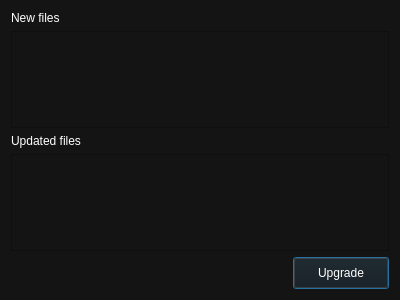
<?xml version="1.0" encoding="UTF-8"?>
<ui version="4.0">
 <class>SyncSummary</class>
 <widget class="QDialog" name="SyncSummary">
  <property name="geometry">
   <rect>
    <x>0</x>
    <y>0</y>
    <width>400</width>
    <height>300</height>
   </rect>
  </property>
  <property name="windowTitle">
   <string>Dialog</string>
  </property>
  <property name="styleSheet">
   <string notr="true">background: rgb(20,20,20);
color: white;</string>
  </property>
  <layout class="QGridLayout" name="gridLayout">
   <item row="0" column="0">
    <widget class="QLabel" name="new_files_text">
     <property name="text">
      <string>New files</string>
     </property>
    </widget>
   </item>
   <item row="1" column="0">
    <widget class="QScrollArea" name="new_files_scrollarea">
     <property name="widgetResizable">
      <bool>true</bool>
     </property>
     <widget class="QWidget" name="new_files_widget">
      <property name="geometry">
       <rect>
        <x>0</x>
        <y>0</y>
        <width>380</width>
        <height>90</height>
       </rect>
      </property>
      <layout class="QVBoxLayout" name="verticalLayout_2"/>
     </widget>
    </widget>
   </item>
   <item row="2" column="0">
    <widget class="QLabel" name="updated_files_text">
     <property name="text">
      <string>Updated files</string>
     </property>
    </widget>
   </item>
   <item row="3" column="0">
    <widget class="QScrollArea" name="updated_files_scrollarea">
     <property name="widgetResizable">
      <bool>true</bool>
     </property>
     <widget class="QWidget" name="updated_files_widget">
      <property name="geometry">
       <rect>
        <x>0</x>
        <y>0</y>
        <width>380</width>
        <height>90</height>
       </rect>
      </property>
      <layout class="QVBoxLayout" name="verticalLayout_3"/>
     </widget>
    </widget>
   </item>
   <item row="4" column="0">
    <layout class="QHBoxLayout" name="horizontalLayout">
     <item>
      <widget class="QLabel" name="label">
       <property name="text">
        <string/>
       </property>
      </widget>
     </item>
     <item>
      <widget class="QPushButton" name="upgrade_button">
       <property name="minimumSize">
        <size>
         <width>96</width>
         <height>32</height>
        </size>
       </property>
       <property name="maximumSize">
        <size>
         <width>96</width>
         <height>32</height>
        </size>
       </property>
       <property name="text">
        <string>Upgrade</string>
       </property>
      </widget>
     </item>
    </layout>
   </item>
  </layout>
 </widget>
 <resources/>
 <connections/>
</ui>
